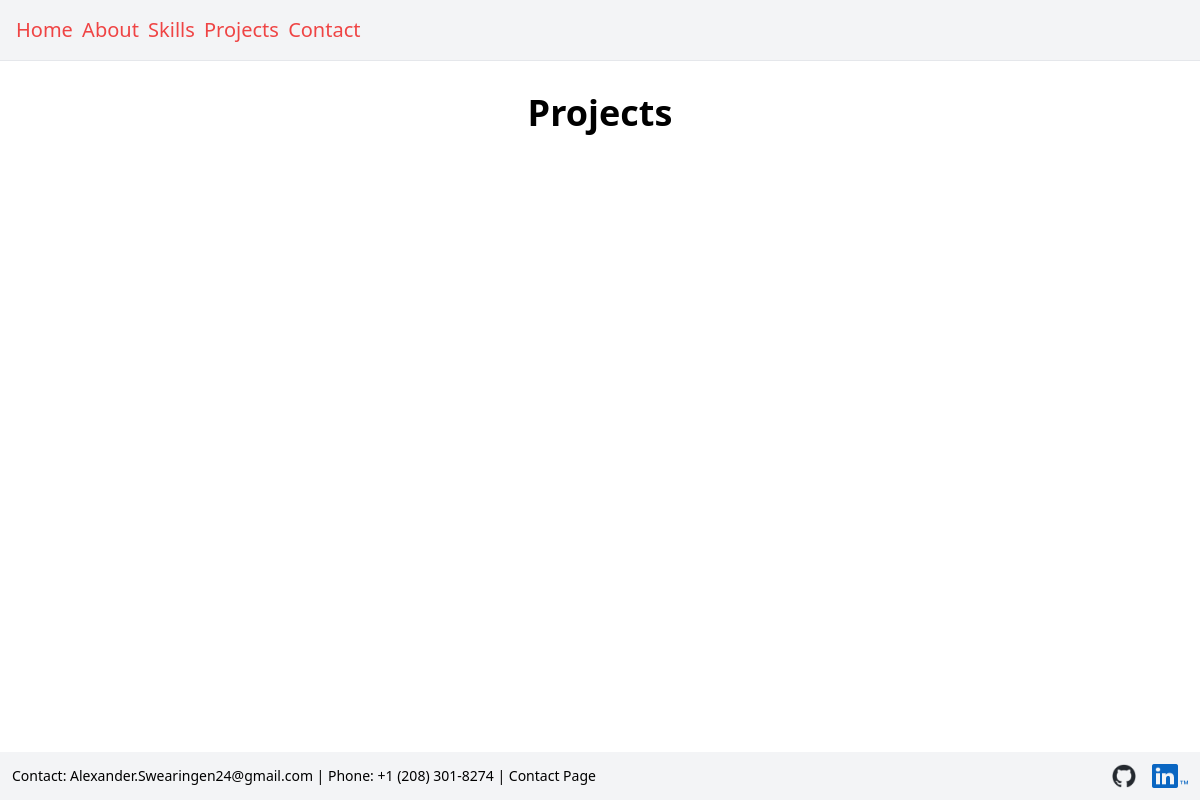
Before: /projects/ with the older database file.
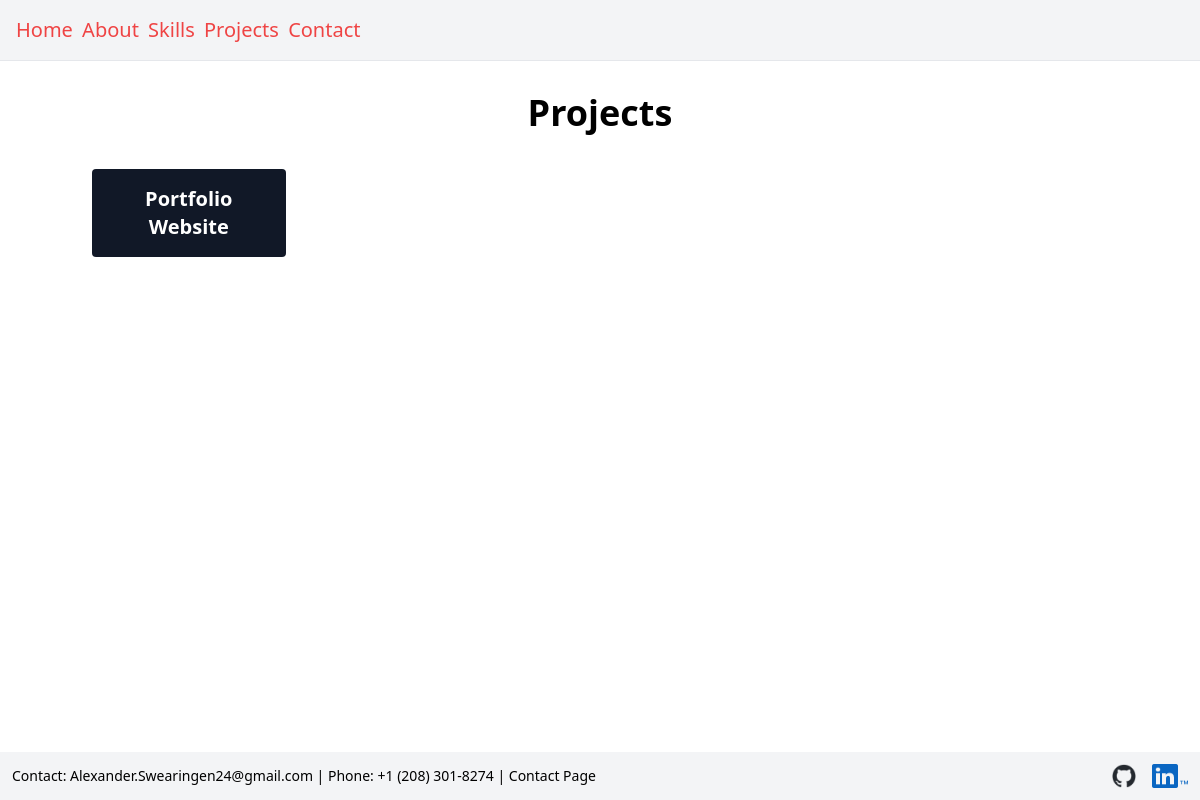
After: the same page with the newer database file.
### portfo/models.py (models this page shows, shortened)
class Project(models.Model):
    name = models.CharField(max_length=100)
    description = models.TextField(blank=True, null=True)
    source_code = models.URLField(blank=True, null=True)

### portfo/views.py (the view)
# urls.py: path('projects/', project_view, name='projects-page'),
def project_view(request):
    projects = Project.objects.all()
    context = {
        'projects': projects
    }
    return render(request, 'portfo/projects_page.html', context)

### portfo/templates/portfo/projects_page.html (shortened to what this page needs)
{% extends "portfo/_base.html" %}
{% block content %}
    <header class="text-center">
        <h1 class="text-4xl font-bold mb-4">Projects</h1>
    </header>
    <section class="grid grid-cols-5 gap-1 mt-8">
        {% for project in projects %}
            <a href="{% url 'project-detail' project.pk  %}">
                <div class="text-center bg-gray-900 p-4 m-1 text-white rounded hover:shadow-2xl hover:cursor-pointer hover:bg-gray-100 hover:text-gray-900">
                    <h3 class="text-xl font-bold">{{ project.name }}</h3>
                </div>
            </a>
        {% endfor %}
    </section>
{% endblock content %}

Changed rows visible on the page:
added Project: name "Portfolio Website"
